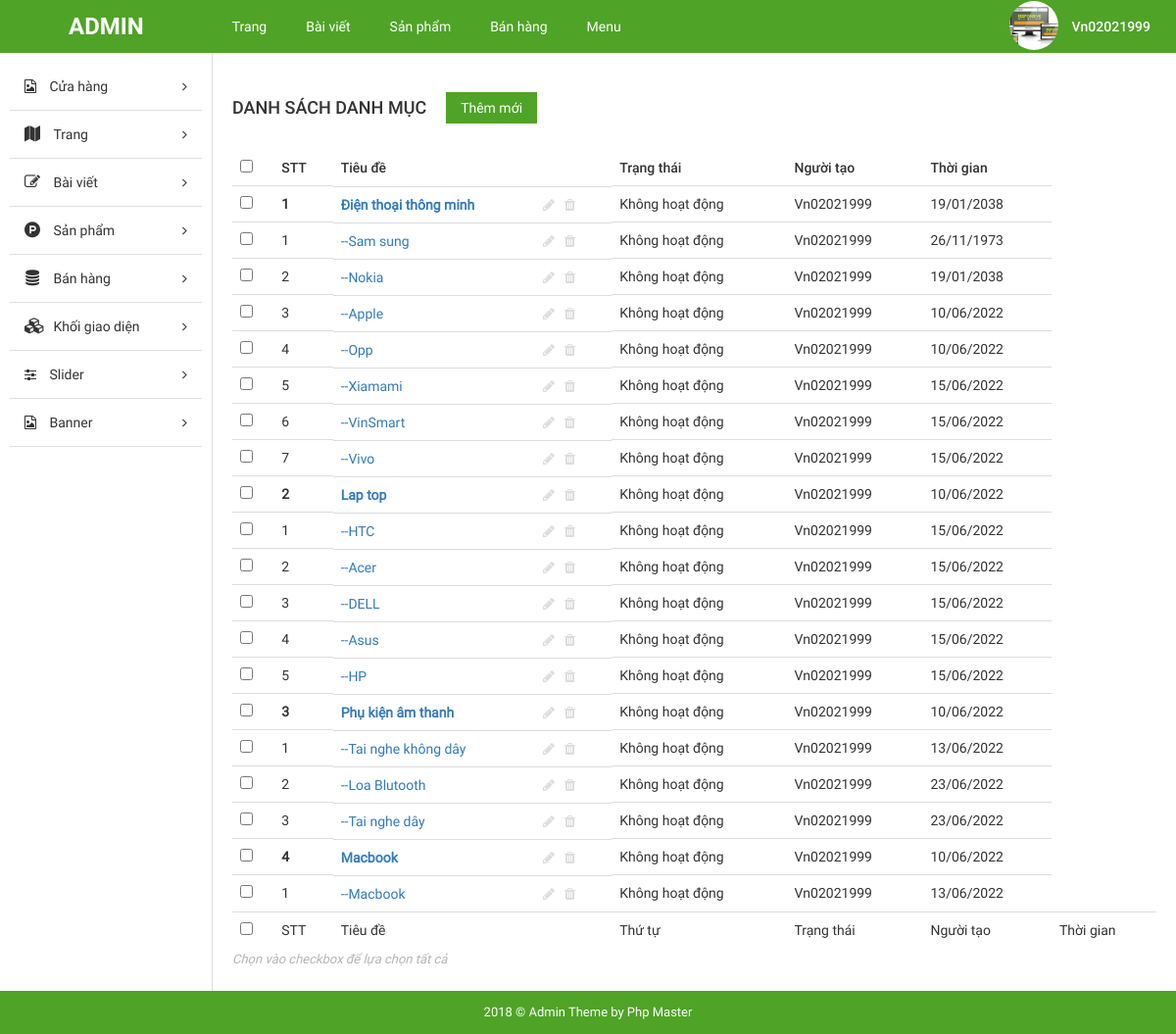
/admin/index.php?mod=product (signed in), run on the app's committed database.
### tables this page shows
CREATE TABLE `tbl_parent_cat_product` (
  `cat_id` int(4) unsigned NOT NULL AUTO_INCREMENT,
  `cat_title` varchar(100) NOT NULL,
  `creator` int(4) NOT NULL,
  `date_cre` int(40) NOT NULL,
  `status` enum('0','1') NOT NULL,
  PRIMARY KEY (`cat_id`)
);

CREATE TABLE `tbl_cat_product` (
  `cat_id` int(4) NOT NULL AUTO_INCREMENT,
  `cat_title` varchar(100) NOT NULL,
  `cat_parent` int(4) NOT NULL,
  `creator` int(4) NOT NULL,
  `status` enum('0','1') NOT NULL DEFAULT '0',
  `date_cre` int(40) NOT NULL,
  PRIMARY KEY (`cat_id`)
);

### admin/libraries/database.php (called while the page is built, shortened)
<?php
function db_query($query_string){
    global $conn;
    $mysql_result = mysqli_query($conn,$query_string);
        return $mysql_result;
}
function db_fetch_row($query_string){
    $mysql_result= db_query($query_string);
    $result = mysqli_fetch_assoc($mysql_result);
    return $result;
}
function db_fetch_array($query_string){
    $result=[];
    $mysql_result= db_query($query_string);
    if(mysqli_num_rows($mysql_result)>0){
        while($row= mysqli_fetch_assoc($mysql_result)){
            $result[]= $row;
        }
    }
    return $result;
}

### admin/modules/product/controllers/indexController.php (called while the page is built, shortened)
<?php
function indexAction()
{
    $data = [];
    $listParentCat = get_cat_parent();
    $listIdParentCat = array_column($listParentCat, "cat_id");
    $listSubCat = get_list_sub_cat();
    if (!empty($listSubCat)) {
        foreach ($listSubCat as $cat) {
            if (in_array($cat['cat_parent'], $listIdParentCat)) {
                $title = get_title_parent_cat($cat['cat_parent']);
                if (!empty($title)) {
                    $data[$title['cat_title']][] = $cat;
                }
            }
        }
    }
    $data['listParentCat'] = $listParentCat;
    load_view('index', $data);
}

### admin/core/appload.php (called while the page is built, shortened)
<?php
require CONFIGPATH . DIRECTORY_SEPARATOR . "database.php";
require COREPATH.DIRECTORY_SEPARATOR . "base.php";
require COREPATH. DIRECTORY_SEPARATOR . "router.php";
?>

### admin/index.php (called while the page is built, shortened)
<?php
 require COREPATH. DIRECTORY_SEPARATOR . "appload.php";
?>

### admin/modules/product/views/indexView.php (the view, shortened to what this page needs)
<div id="main-content-wp" class="list-cat-page">
    <div class="wrap clearfix">
        <div id="content" class="fl-right">
            <?php if (empty($listParentCat)) {
                echo "<p> Hiện bạn chưa tạo danh mục sản phẩm nào</p>";
            } else { ?>
                <div class="section section_add_cat" id="title-page" >
                    <div class="clearfix">
                        <h3 id="index" class="fl-left">Danh sách danh mục</h3>
                        <div class="add_cat">
                            <a href="?mod=product&action=addParentCat" title="" id="add-new" class="fl-left">Thêm mới</a>
                        </div>
                    </div>
                </div>
                <div class="section" id="detail-page">
                    <div class="section-detail">
                        <div class="table-responsive">
                            <table class="table list-table-wp">
                                <thead>
                                    <tr>
                                        <td><input type="checkbox" name="checkAll" id="checkAll"></td>
                                        <td><span class="thead-text">STT</span></td>
                                        <td><span class="thead-text">Tiêu đề</span></td>
                                        <td><span class="thead-text">Trạng thái</span></td>
                                        <td><span class="thead-text">Người tạo</span></td>
                                        <td><span class="thead-text">Thời gian</span></td>
                                    </tr>
                                </thead>
                                <tbody>
                                    <?php
                                    $i = 0;
                                    foreach ($listParentCat as $cat) {
                                        $i++; ?>
                                        <tr>
                                            <td><input type="checkbox" name="checkItem" class="checkItem"></td>
                                            <td><span class="tbody-text"><?php echo "<b>$i</b>"; ?></h3></span>
                                            <td class="clearfix">
                                                <div class="tb-title fl-left">
                                                    <a href="" title=""><?php echo "<b>{$cat['cat_title']}</b>" ?></a>
                                                </div>
                                                <ul class="list-operation fl-right">
                                                    <li><a href="?mod=product&action=renameParentCat&id=<?php echo  $cat['cat_id'] ?>" title="Sửa" class="edit"><i class="fa fa-pencil" aria-hidden="true"></i></a></li>
                                                    <li><a href="?mod=product&action=deleteParentCat&id=<?php echo $cat['cat_id'] ?>" title="Xóa" class="delete"><i class="fa fa-trash" aria-hidden="true"></i></a></li>
                                                </ul>
                                            </td>
                                            <td><span class="tbody-text"><?php get_status($cat['status']) ?></span></td>
                                            <td><span class="tbody-text"></span><?php get_creator($cat['creator']) ?></td>
                                            <td><span class="tbody-text"></span><?php echo date('d/m/Y', $cat['date_cre']) ?></td>
                                        </tr>
                                        <?php $j = 0;
                                        $listSub = $cat['cat_title'];
                                        if (!empty($$listSub)) {
                                            foreach ($$listSub as $c) {
                                                $j++; ?>
                                                <tr>
                                                    <td><input type="checkbox" name="checkItem" class="checkItem"></td>
                                                    <td><span class="tbody-text"><?php echo $j; ?></h3></span>
                                                    <td class="clearfix">
                                                        <div class="tb-title fl-left">
                                                            <a href="" title=""><?php echo "--" . $c['cat_title'] ?></a>
                                                        </div>
                                                        <ul class="list-operation fl-right">
                                                            <li><a href="" title="Sửa" class="edit"><i class="fa fa-pencil" aria-hidden="true"></i></a></li>
                                                            <li><a href="?mod=post&action=delete&id=<?php echo $c['cat_id'] ?>" title="Xóa" class="delete"><i class="fa fa-trash" aria-hidden="true"></i></a></li>
                                                        </ul>
                                                    </td>
                                                    <td><span class="tbody-text"><?php get_status($c['status']) ?></span></td>
                                                    <td><span class="tbody-text"><?php echo get_creator($c['creator']) ?></span></td>
                                                    <td><span class="tbody-text"><?php echo date("d/m/Y", $c['date_cre']) ?></span></td>
                                                </tr>
                                    <?php }
                                        }
                                    } ?>
                                </tbody>
                                <tfoot>
                                    <tr>
                                        <td><input type="checkbox" name="checkAll" id="checkAll"></td>
                                        <td><span class="tfoot-text">STT</span></td>
                                        <td><span class="tfoot-text-text">Tiêu đề</span></td>
                                        <td><span class="tfoot-text">Thứ tự</span></td>
                                        <td><span class="tfoot-text">Trạng thái</span></td>
                                        <td><span class="tfoot-text">Người tạo</span></td>
                                        <td><span class="tfoot-text">Thời gian</span></td>
                                    </tr>
                                </tfoot>
                            </table>
                        </div>
                    </div>
                </div>
                <div class="section" id="paging-wp">
                    <div class="section-detail clearfix">
                        <p id="desc" class="fl-left">Chọn vào checkbox để lựa chọn tất cả</p>
                    </div>
                </div>
            <?php } ?>
        </div>
    </div>
</div>

### admin/core/base.php (shortened to what this page needs)
<?php
function get_header($name = "")
{
    if (empty($name)) {
        $name = "header";
    } else {
        $name = "header-{$name}";
    }
    $path = LAYOUTPATH . DIRECTORY_SEPARATOR . $name . ".php";
    if (file_exists($path)) {
        require $path;
    } else {
        echo "Can't find {$path}";
    }
}
function get_footer($name = "")
{
    if (empty($name)) {
        $name = "footer";
    } else {
        $name = "footer-{$name}";
    }
    $path = LAYOUTPATH . DIRECTORY_SEPARATOR . $name . ".php";
    if (file_exists($path)) {
        require $path;
    } else {
        echo "Can't find {$path}";
    }
}
function get_sibar($name = "",$data=[])
{
    if (empty($name)) {
        $name = "sibar";
    } else {
        $name = "sibar-{$name}";
    }
    $path = LAYOUTPATH . DIRECTORY_SEPARATOR . $name . ".php";
    if (file_exists($path)) {
        if(is_array($data)){
            foreach($data as $key=>$val)
            {
                $$key=$val;
            }
        }
        require $path;
    } else {
        echo " Can't find {$path}";
    }
}
function get_module()
{
    global $config;
    $module = isset($_GET['mod']) ? $_GET['mod'] : $config['default_module'];
    return $module;
}
function load_view($name, $data_send=[]){
    $data= $data_send;
$path = MODULESPATH . DIRECTORY_SEPARATOR . get_module(). DIRECTORY_SEPARATOR. "views". DIRECTORY_SEPARATOR. $name."View.php" ;
if(file_exists($path)){
    require $path;
}
else{
    echo " Can't find {$path}";
}
}
function call_function($lists){
    if(is_array($lists)&& !empty($lists)){
        foreach($lists as $key=>$f){
            if(function_exists($f())){
                $f();
            }
        }
    }
}

### admin/modules/product/models/indexModel.php (shortened to what this page needs)
<?php
function get_cat_parent(){
    $result= db_fetch_array("SELECT *FROM `tbl_parent_cat_product`");
    return $result;
}
function get_list_sub_cat(){
    $result=db_fetch_array("SELECT*FROM `tbl_cat_product`");
    return $result;
}
function get_title_parent_cat($id){
    $id=(int)$id;
    $result= db_fetch_row("SELECT `cat_title` FROM `tbl_parent_cat_product` WHERE `cat_id`={$id}");
    return $result;
}
function  get_status($status)
{
    if ($status == 2) {
        echo " Hoạt động";
    } else {
        echo " Không hoạt động";
    }
}
function get_creator($id)
{
    $admin = db_fetch_row("SELECT*FROM `tbl_admin` WHERE `id`={$id}");
    echo $admin['username'];
}
?>

### admin/public/css/import/global.css (style rules this page uses)
body { font-family: "Roboto Regular"; font-size: 14px; line-height: 24px; color: #333; }
.fl-left { float: left; }
.fl-right { float: right; }

### admin/public/css/import/list_post.css (style rules this page uses)
#content { width: 82%; border-left: 1px solid #ddd; padding: 20px; }
#add-new { display: inline-block; color: #fff; background: #4fa327; padding: 4px 15px; margin: 20px; }
#index { font-family: 'Roboto Medium'; font-weight: normal; text-transform: uppercase; font-size: 18px; padding: 24px 0px; }
.list-table-wp thead tr td { font-family: 'Roboto Medium'; font-weight: normal; }
.list-operation li { float: left; }
.list-operation li a { display: block; padding: 0px 5px; color: #ddd; }
.tb-title { width: 75%; display: -webkit-box; -webkit-line-clamp: 1; -moz-line-clamp: 1; -o-line-clamp: 1; -webkit-box-orient: vertical; -moz-box-orient: vertical; -o-box-orient: vertical; max-height: 100%; overflow: hidden; }
.list-operation { width: 25%; }
#paging-wp #desc { font-size: 13px; color: #b5b5b5; font-style: italic; }

### admin/public/css/import/list_product.css (style rules this page uses)
.section_add_cat .add_cat { position: relative; display: inline-block; right: 0; left: 0; right: 0; top: 0; margin: 0; padding: 0; min-width: 200px; }

### admin/public/css/import/detail_order.css (style rules this page uses)
.table { margin-bottom: 0!important; }

### data on the page
tbl_parent_cat_product: status "0" (drawn), cat_title "Điện thoại thông minh", tbl_admin.username "Vn02021999", date_cre "19/01/2038"
tbl_cat_product: cat_title "Sam sung", status "Không hoạt động", tbl_admin.username "Vn02021999", date_cre "26/11/1973"
tbl_cat_product: cat_title "Nokia", status "Không hoạt động", tbl_admin.username "Vn02021999", date_cre "19/01/2038"
tbl_cat_product: cat_title "Apple", status "Không hoạt động", tbl_admin.username "Vn02021999", date_cre "10/06/2022"
tbl_cat_product: cat_title "Opp", status "Không hoạt động", tbl_admin.username "Vn02021999", date_cre "10/06/2022"
tbl_cat_product: cat_title "Xiamami", status "Không hoạt động", tbl_admin.username "Vn02021999", date_cre "15/06/2022"
tbl_cat_product: cat_title "VinSmart", status "Không hoạt động", tbl_admin.username "Vn02021999", date_cre "15/06/2022"
tbl_cat_product: cat_title "Vivo", status "Không hoạt động", tbl_admin.username "Vn02021999", date_cre "15/06/2022"
tbl_parent_cat_product: cat_title "Lap top", status "Không hoạt động", tbl_admin.username "Vn02021999", date_cre "10/06/2022"
tbl_cat_product: cat_title "HTC", status "Không hoạt động", tbl_admin.username "Vn02021999", date_cre "15/06/2022"
tbl_cat_product: cat_title "Acer", status "Không hoạt động", tbl_admin.username "Vn02021999", date_cre "15/06/2022"
tbl_cat_product: cat_title "DELL", status "Không hoạt động", tbl_admin.username "Vn02021999", date_cre "15/06/2022"
tbl_cat_product: cat_title "Asus", status "Không hoạt động", tbl_admin.username "Vn02021999", date_cre "15/06/2022"
tbl_cat_product: cat_title "HP", status "Không hoạt động", tbl_admin.username "Vn02021999", date_cre "15/06/2022"
tbl_parent_cat_product: cat_title "Phụ kiện âm thanh", status "Không hoạt động", tbl_admin.username "Vn02021999", date_cre "10/06/2022"
tbl_cat_product: cat_title "Tai nghe không dây", status "Không hoạt động", tbl_admin.username "Vn02021999", date_cre "13/06/2022"
tbl_cat_product: cat_title "Loa Blutooth", status "Không hoạt động", tbl_admin.username "Vn02021999", date_cre "23/06/2022"
tbl_cat_product: cat_title "Tai nghe dây", status "Không hoạt động", tbl_admin.username "Vn02021999", date_cre "23/06/2022"
tbl_parent_cat_product: cat_title "Macbook", status "Không hoạt động", tbl_admin.username "Vn02021999", date_cre "10/06/2022"
tbl_cat_product: cat_title "Macbook", status "Không hoạt động", tbl_admin.username "Vn02021999", date_cre "13/06/2022"
